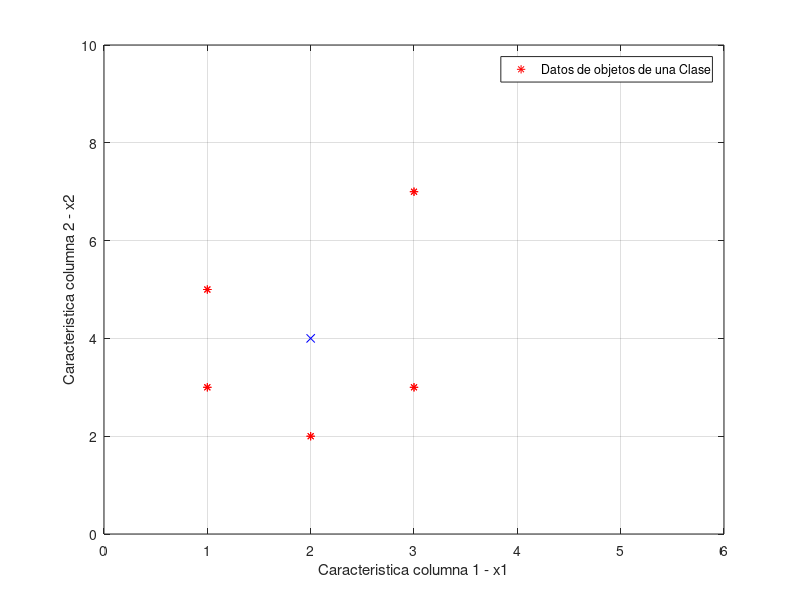

The MATLAB source for this figure: (Note: this script raises an error after producing the figure.)
clear
close all
addpath('Datos')

% EJEMPLO DE DISTRIBUCIÓN DE DATOS - ESPACIO DE CARACTERÍSTICAS
% BIDIMENSIONAL
% OBJETOS DE UNA CLASE DE CARACTERIZACIÓN POR X1. X2

load DatosBasicos.mat

[numDatos, numCcas] = size(datos);
x1 = datos(:,1);
x2 = datos(:,2);
nombreCcas{1} = 'Caracteristica columna 1 - x1';
nombreCcas{2} = 'Caracteristica columna 2 - x2';

% Representación de datos
    DatosEjeX = x1;
    DatosEjeY = x2;
    plot(DatosEjeX, DatosEjeY, '*r')
    axis([0 6 0 10])
    legend('Datos de objetos de una Clase')
    xlabel(nombreCcas{1}), ylabel(nombreCcas{2});
    grid on

% Punto Medio
M = mean(datos);
hold on, plot(M(1), M(2), 'xb')

% Varianza Caracteristicas 1 y 2

V1 = var(datos(:,1),1) % V1 = ( (1-2)^2 + (1-2)^2 + (3-2)^2 + (3-2)^2 + (2-2)^2) / 5
V2 = var(datos(:,2),1) % V2 = ( (3-4)^2 + (5-4)^2 + (3-4)^2 + (7-4)^2 + (2-4)^2) / 5
V12 = ( (1-2)*(3-4) + (1-2)*(5-4) + (3-2)*(3-4) + (3-2)*(7-4) + (2-2)*(2-4) ) / 5

HCovarianza = cov(datos,1)

%% CALCULO DE DISTANCIA EUCLIDEA ENTRE EL PUNTO MEDIO Y UN PUNTO CUALQUIERA
% DISTANCIA EUCLIDEA AL CUADRADO

clear, close all
addpath('Datos')

load DatosBasicos.mat
[numDatos, numCcas] = size(datos);
nombreCcas{1} = 'Caracteristica columna 1 - x1';
nombreCcas{2} = 'Caracteristica columna 2 - x2';

% Representación de datos
    DatosEjeX = datos(:,1);
    DatosEjeY = datos(:,2);
    plot(DatosEjeX, DatosEjeY, '*r')
    axis([0 6 0 10])
    legend('Datos de objetos de una Clase')
    xlabel(nombreCcas{1}), ylabel(nombreCcas{2});
    grid on

% Punto Medio
M_vector_fila = mean(datos);
hold on, plot(M(1), M(2), 'xb')

x1 = 3; x2 = 5; X = [x1 ; x2];
M = M_vector_fila';
d_2 = ((X-M)'*(X-M))

% Planteamiento teórico Distancia del Centro a cualquier punto dado por x1
% y x2

    x1 = sym('x1', 'real');
    x2 = sym('x2', 'real');

    X = [x1; x2];
    d_2 = expand((X-M)'*(X-M));
    x1 = 3; x2 = 5; eval(d_2)
















